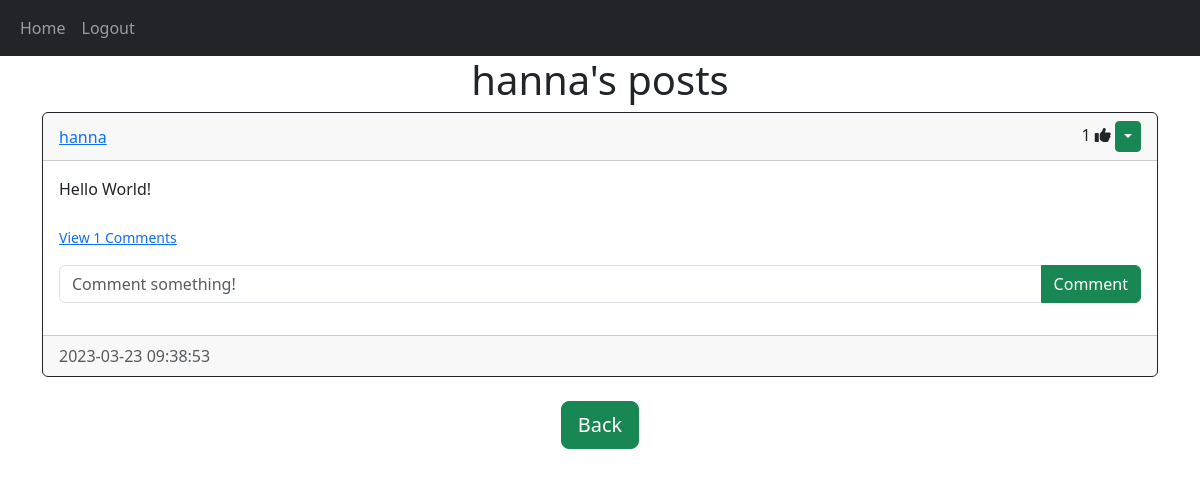
/posts/hanna (signed in), run on an earlier commit of the app's database.
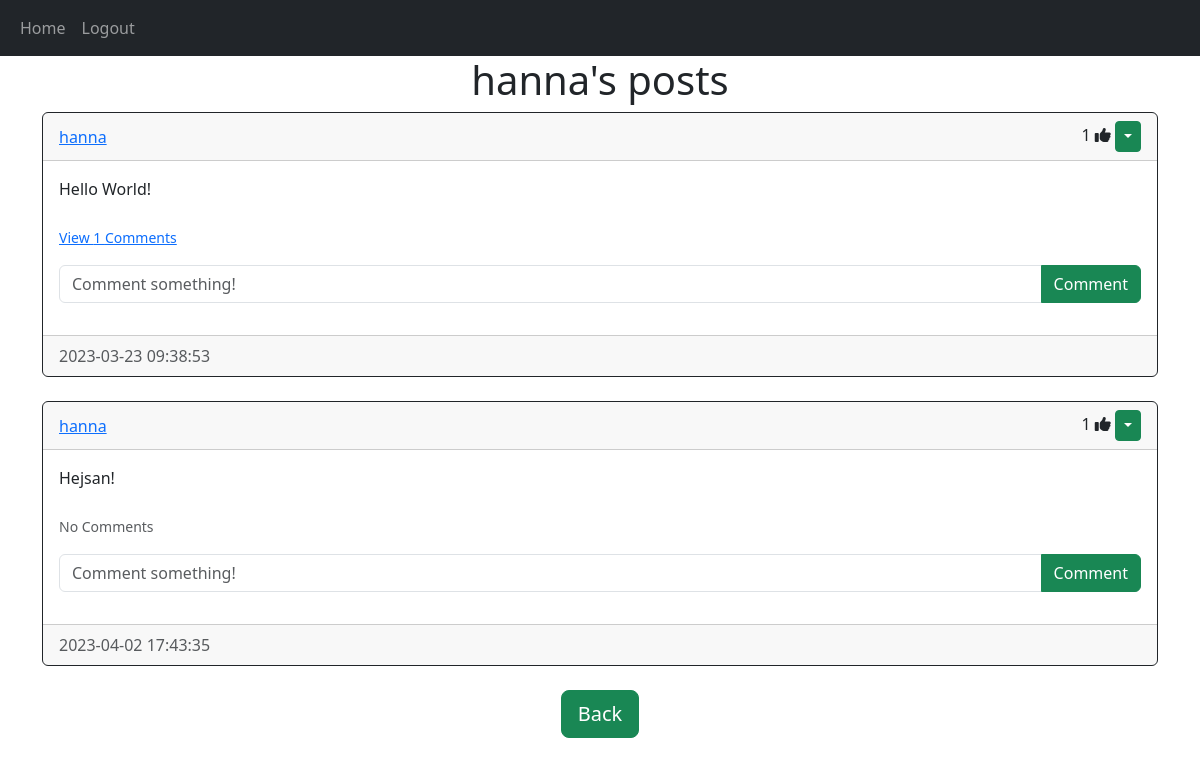
And on a later commit of the database.
### website/models.py (models this page shows)
class User(db.Model, UserMixin):
    id = db.Column(db.Integer, primary_key=True)
    email = db.Column(db.String(150), unique=True)
    username = db.Column(db.String(150), unique=True)
    password = db.Column(db.String(150))
    date_created = db.Column(db.DateTime(timezone=True), default=func.now())
    posts = db.relationship("Post", backref="user", passive_deletes=True)
    comments = db.relationship("Comment", backref="user", passive_deletes=True)
    likes = db.relationship("Like", backref="user", passive_deletes=True)

class Post(db.Model):
    id = db.Column(db.Integer, primary_key=True)
    text = db.Column(db.Text, nullable=False)
    date_created = db.Column(db.DateTime(timezone=True), default=func.now())
    author = db.Column(db.Integer, db.ForeignKey("user.id", ondelete="CASCADE"), nullable=False)
    comments = db.relationship("Comment", backref="post", passive_deletes=True)
    likes = db.relationship("Like", backref="post", passive_deletes=True)

### website/views.py (the view)
@views.route("/posts/<username>")
@login_required
def posts(username):
    user = User.query.filter_by(username=username).first()
    if not user:
        flash("No user with that username exists.", category="error")
        return redirect(url_for("views.home"))
    posts = user.posts
    return render_template("posts.html", user=current_user, posts=posts, username=username)

### website/__init__.py (called while the page is built)
def create_app():
    app = Flask(__name__)
    app.config['SECRET_KEY'] = "helloworld"
    app.config['SQLALCHEMY_DATABASE_URI'] = f'sqlite:///{DB_NAME}'
    db.init_app(app)
    from .views import views
    from .auth import auth
    app.register_blueprint(views, url_prefix="/")
    app.register_blueprint(auth, url_prefix="/")
    from .models import User, Post, Comment, Like
    create_database(app)
    login_manager = LoginManager()
    login_manager.login_view = "auth.login"
    login_manager.init_app(app)
    @login_manager.user_loader
    def load_user(id):
        return User.query.get(int(id))
    return app

### website/templates/posts.html (shortened to what this page needs)
{% extends "posts_div.html" %}
{% block header %} {{username}}'s posts {% endblock %}
{% block footer %}
<div align="center">
    <a href="/home"><button type="button" class="btn btn-success btn-lg">Back</button></a>
</div>
{% endblock %}

### website/templates/posts_div.html (shortened to what this page needs)
{% extends "base.html" %}
{% block content%}
    <h1 align="center">{% block header %}Posts{% endblock %}</h1>
    <div id="posts">
      {% for post in posts %}
      <div class="card border-dark">
        <div class="card-header d-flex justify-content-between align-items-center">
          <a href="/posts/{{post.user.username}}">{{post.user.username}}</a>
          <div>
            <span id="likes-count-{{post.id}}">{{post.likes|length}}</span>
            {% if user.id in post.likes|map(attribute="author")|list %}
            <i
          class="fas fa-thumbs-up" id="like-button-{{post.id}}"onclick="like({{post.id}})"></i>
            {% else %}
            <i class="far fa-thumbs-up" id="like-button-{{post.id}}"onclick="like({{post.id}})"></i>
            {% endif %}
            {% if user.id == post.author %}
          <div class="btn-group">
            <button type="button" class="btn btn-sm btn-success dropdown-toggle" data-bs-toggle="dropdown"></button>
          </div>
          {% endif %}
        </div>
        </div>
        <div class="card-body">
          <div class="card-text">{{post.text}}</div>
          <br>
          <p class="card-text">
            {% if post.comments|length > 0 %}
            <a data-bs-toggle="collapse" href="#comments-{{post.id}}" role="button">
              <small>View {{post.comments|length}} Comments</small>
            </a>
            {% else %}
            <small class="text-muted">No Comments</small>
            {% endif %}
          </p>
          <form class="input-group mb-3" method="POST" action="/create-comment/{{post.id}}">
            <input type="text" id="text" name="text" class="form-control" placeholder="Comment something!"/>
            <button type="submit" class="btn btn-success">Comment</button>
          </form>
        </div>
        <div class="card-footer text-muted">{{post.date_created}}</div>
      </div>
      <br> {% endfor %}
    </div>
    {% block footer %}{% endblock %}
{% endblock %}

### website/templates/base.html (shortened to what this page needs)
<!DOCTYPE html>
<html lang="en">
<head>
    <link href="https://cdn.jsdelivr.net/npm/bootstrap@5.3.0-alpha1/dist/css/bootstrap.min.css" rel="stylesheet">
</head>
<body>
    <nav class="navbar navbar-expand-lg navbar-dark bg-dark">
        <div class="container-fluid">
            <div class="collapse navbar-collapse" id="navbar">
                <div class="navbar-nav">
                    <a class="nav-item nav-link" href="/home">Home</a>
                    {% if user.is_authenticated %}
                    <a class="nav-item nav-link" href="/logout">Logout</a>
                    {% else %}
                    <a class="nav-item nav-link" href="/login">Login</a>
                    <a class="nav-item nav-link" href="/sign-up">Sign Up</a>
                    {% endif %}
                </div>
            </div>
        </div>
    </nav>
    <div class="container">{% block content %}{% endblock %}</div>
</body>
</html>

What changed in the data, as far as the page shows it:
added Post: user.username "hanna", likes|length "1", text "Hejsan!", shows "No Comments", date_created "2023-04-02 17:43:35"
